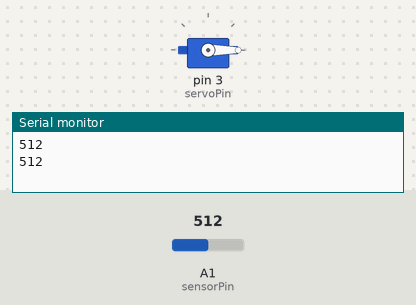
Bench run of a sketch on a simulated Arduino Uno, built with avr-gcc and run on an emulated ATmega328P. On the bench: servo, the last lines printed to the serial monitor. Inputs (shaded band) come from the test bench; at power-on: A1 (sensorPin) = 512.

Above: at 1.8 s.
1.9 s: A1 (sensorPin) set to 290
At 2.15 s:
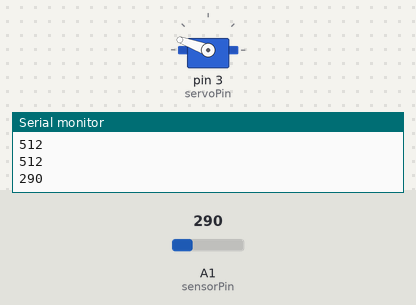
6.0 s: A1 (sensorPin) set to 190
At 8.1 s:
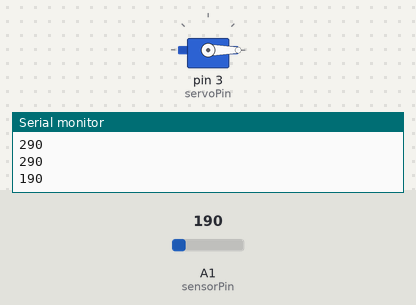
Timing chart, 0 to 15.5 s (numbered marks = the images above; inputs shaded):
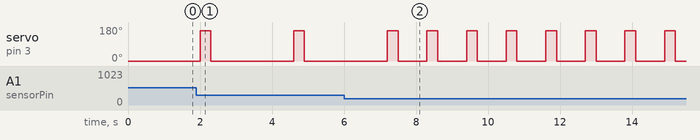

Measured:
- after the input at 1.9 s, servo on pin 3 (servoPin): alternates 160° for 0.30 s and 0° for 2.3 s, starting after 0.10 s
- after the input at 6.0 s, servo on pin 3 (servoPin): alternates 160° for 0.30 s and 0° for 0.80 s, starting after 2.3 s

The sketch:

Automatic-Wipers.ino
```cpp
#include <Servo.h>

int sensorPin = A1;
int servoPin = 3;
Servo myServo;

int posA = 0;
int posB = 160;

int dt1 =  4000;
int dt2 =  2000;
int dt3 =  500;
int dt4 =  300;

void setup() {
  // put your setup code here, to run once:
  myServo.attach(servoPin);
  pinMode(sensorPin, INPUT);

  Serial.begin(9600);
}

void loop() {
  // put your main code here, to run repeatedly:
  int sensorData = analogRead(sensorPin);
  Serial.println(sensorData);

  if(sensorData < 100){
    moveServo(dt4);
  }else if (sensorData < 200){
    moveServo(dt3);
  }else if(sensorData < 300){
    moveServo(dt2);
  }else if(sensorData < 400){
    moveServo(dt1);
  }else{
    stopServo();
  }

}

void moveServo(int dt){
  myServo.write(posB);
  delay(300);
  myServo.write(posA);
  delay(300);

  delay(dt);
}

void stopServo(){
  myServo.write(posA);
  delay(1000);
}
```
